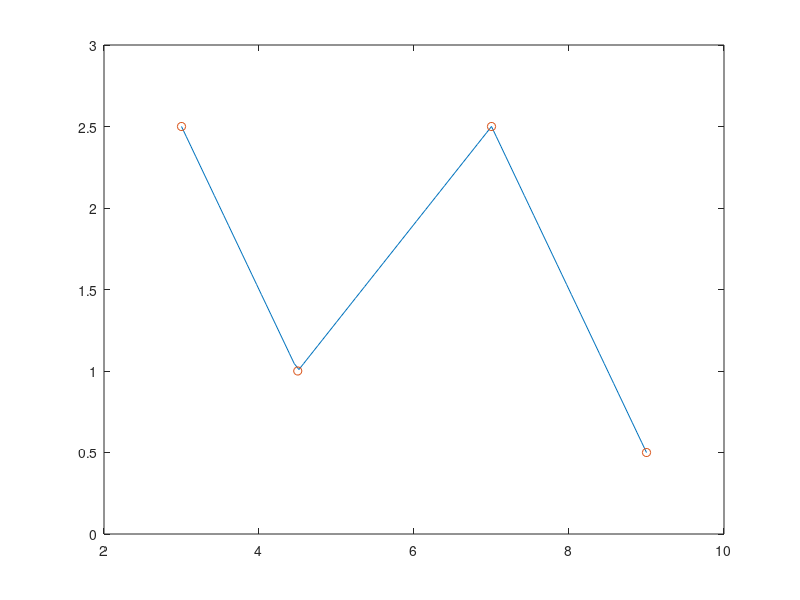

MATLAB code to generate this figure:
clear
xi = [3.0;
    4.5;
    7.0;
    9.0;];
fi = [2.5;
    1.0;
    2.5;
    0.5;];

n = length(xi);

ai = fi(1:n-1);
bi = diff(fi)./diff(xi);

x = linspace(3,9,100);
f = zeros(size(x));

for count = 1:100
    i = find(x(count)>=xi(1:n-1),1,'last');
    f(count) = ai(i) + bi(i) * (x(count)-xi(i));
end
figure
plot(x,f)
hold on
plot(xi,fi,'o')
xlim([2 10])
ylim([0 3])